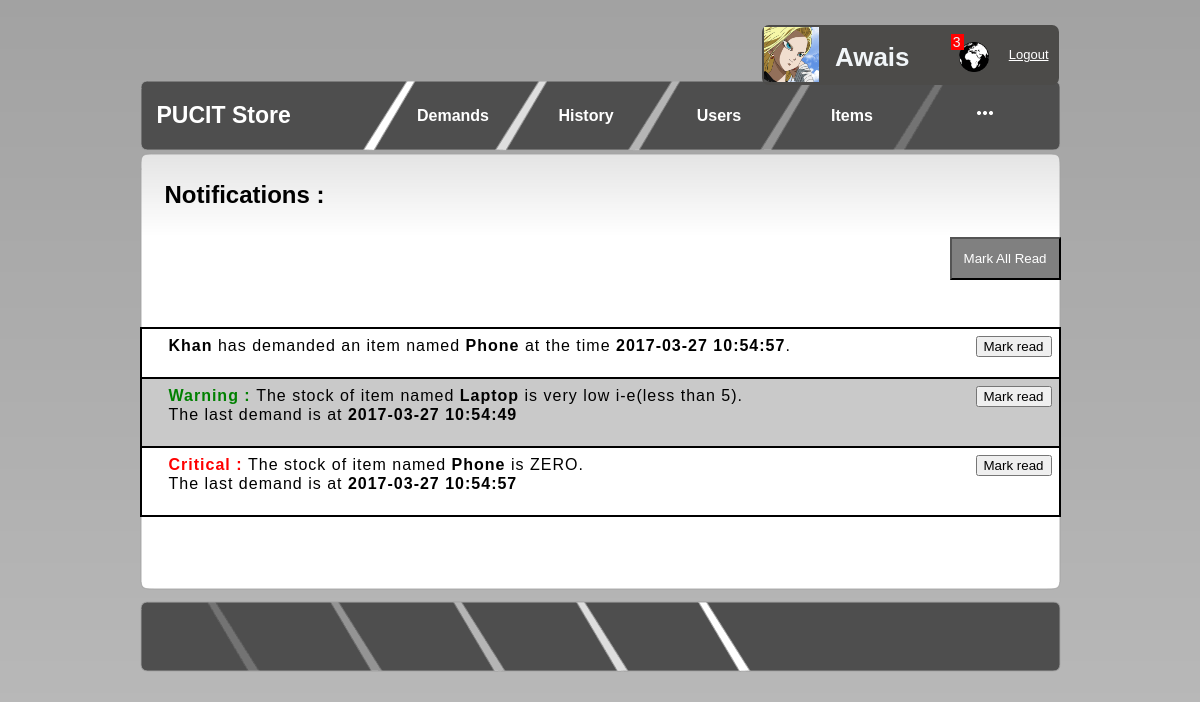
/store/notifications.php (signed in), run on the app's committed database.
### tables this page shows
CREATE TABLE `demanditem` (
  `did` int(30) NOT NULL,
  `item_id` int(30) NOT NULL,
  `username` varchar(30) NOT NULL,
  `date` datetime NOT NULL,
  `status` varchar(20) NOT NULL,
  `notification` int(5) NOT NULL
);

CREATE TABLE `items` (
  `id` int(20) NOT NULL,
  `name` varchar(40) NOT NULL,
  `type` varchar(20) NOT NULL,
  `marketPrice` int(11) NOT NULL,
  `stock` int(11) NOT NULL
);

CREATE TABLE `notifications` (
  `id` int(11) NOT NULL,
  `status` int(11) NOT NULL,
  `time` datetime NOT NULL,
  `type` varchar(20) NOT NULL,
  `iid` int(20) NOT NULL
);

### store/notifications.php (the view, shortened to what this page needs)
<!DOCTYPE html PUBLIC "-//W3C//DTD XHTML 1.1//EN" "http://www.w3.org/TR/xhtml11/DTD/xhtml11.dtd">
<html xmlns="http://www.w3.org/1999/xhtml">
<head>
<link rel="stylesheet" type="text/css" href="style.css" />
<link rel="stylesheet" type="text/css" href="logoutbutton.css" />
</head>
<body>
 <div id="page">
	<br>
	<br><br>
		<div id="main">
	<?php
	require 'mainMenu.php';
?>
			<div class="main_top">
            	<h1>Notifications :</h1>
            </div>
           	<div class="main_body">
				<form action="clearAllNotification.php" method="post">
				<input  style=" padding:12px; background-color:grey;color:white; float:right "  type="submit" value="Mark All Read"/>
				</form>
				<br><br><br><br><br><br>
					<div style="border: 1px solid black;">
				<?php
					require 'connectToDatabase.php';
					$q="select * from demanditem inner join items on demanditem.item_id=items.id where notification != 0 ";
					$result = $conn->query($q);
					$pre=explode(',',$_SESSION["privileges"]);
					 for($i=0;$i<$result->num_rows;$i++)
						{
							$queryRow=$result->fetch_assoc();
                             $a=$queryRow['did'];
							if($i%2==0)
							{
								$color="#c9c9c9";
							}
							else
							{
								$color="white";
							}
							if($queryRow['notification']==1 && $pre[4]=="1")
							{
								echo '<div id="'.$a.'" style =" border:1px solid black; padding :7px; background-color:'.$color.'; ">
								<p style="display:inline-block; font-size:16px"> <b>'.$queryRow['username'].'</b>  has demanded an item named <b>'.$queryRow['name'].'</b>
								at the time <b>'.$queryRow['date'].'</b>.</p>
								<button onclick="markRead('.$a.')"  style=" float:right; display:inline-block;" >Mark read</button>
								</div>';
							}
						}
				if($pre[3]=="1" || $pre[4]=="1" || $pre[5]=="1")
				{
					$q2="select notifications.id  , notifications.type, notifications.time, items.name from notifications inner join items on notifications.iid = items.id where status=1";
					$result2 = $conn->query($q2);
					for($j=0;$j<$result2->num_rows;$j++)
					{
						if($j%2==0)
							{
								$color="#c9c9c9";
							}
							else
							{
								$color="white";
							}
						$queryRow2=$result2->fetch_assoc();
						$z=$queryRow2['id']*-1;
							if($queryRow2['type']=="Warning")
							{
								echo '<div  id="'.$z.'" style=" border:1px solid black; padding :7px; background-color:'.$color.'; ">
								<p style="display:inline-block; font-size:16px">
								<b style="color:green">'.$queryRow2['type'].' : </b> The stock of item named <b>'.$queryRow2['name'].'</b> is very low i-e(less than 5). <br>
								The last demand is at <b>'.$queryRow2['time'].'</b>
								</p>
								<button   onclick="markRead('.$z.')"   style=" float:right; display:inline-block;" >Mark read</button>
								</div>';
							}
							else
							{
								echo '<div  id="'.$z.'" style=" border:1px solid black; padding :7px; background-color:'.$color.'; ">
								<p style="display:inline-block; font-size:16px">
								<b style="color:red">'.$queryRow2['type'].' : </b> The stock of item named <b>'.$queryRow2['name'].'</b> is ZERO. <br>
								The last demand is at <b>'.$queryRow2['time'].'</b>
								</p>
								<button   onclick="markRead('.$z.')"   style=" float:right; display:inline-block;" >Mark read</button>
								</div>';
							}
					}
				}
				?>
				</div>
				<br><br><br>
			</div>
			<div class="main_bottom">
			</div>
		</div>
		<div id="footer">
        </div>
</div>
 </body>
 </html>

### store/style.css (style rules this page uses)
html, body { text-align: center; }
p { text-align: left; }
body { margin: 0; padding: 0; background: #C1C1C1; background-image:url(background.png); text-align : left; font-family: "Trebuchet MS", Arial, Helvetica, sans-serif; font-size: 13px; color: #F1F5F8; }
* { margin: 0 auto 0 auto; text-align:left; }
#main { margin-top:10px; margin-bottom:10px; }
#main .main_top { height:85px; width:921px; background-image:url(main_top.png); background-repeat:no-repeat; }
#main .main_body { padding-left:0px; height:auto; width:921px; background-image:url(main_body.png); background-repeat:repeat-y; color:#000000; padding-bottom:20px; }
#main .main_top h1 { font-size:24px; line-height:85px; color:#000000; padding-left:25px; background-image:url(header_h1_bg.png); background-position:right; background-repeat:no-repeat; margin-right:25px; }
#main .main_body p { line-height:19px; letter-spacing:1px; padding-bottom:15px; padding-left:20px; padding-right:20px; }
#main .main_bottom { height:8px; width:921px; background-image:url(main_bottom.png); background-repeat:no-repeat; }
#page { margin: 0 auto 0 auto; margin-top:25px; display: block; height:auto; position: relative; overflow: hidden; width: 921px; }
#footer { display:block; width: 921px; height:74px; background: url(footer.png) no-repeat; text-align:right; font-size:9px; line-height:75px; }
#footer, #footer a, #footer a:visited { color:#FFFFFF; }

### data on the page
demanditem: username "Khan", item.name "Phone", date "2017-03-27 10:54:57"
notifications: type "Warning", items.name "Laptop", time "2017-03-27 10:54:49"
notifications: type "Critical", items.name "Phone", time "2017-03-27 10:54:57"

### other printed values
$_SESSION['username'] "Awais"
getNotify() "3"
